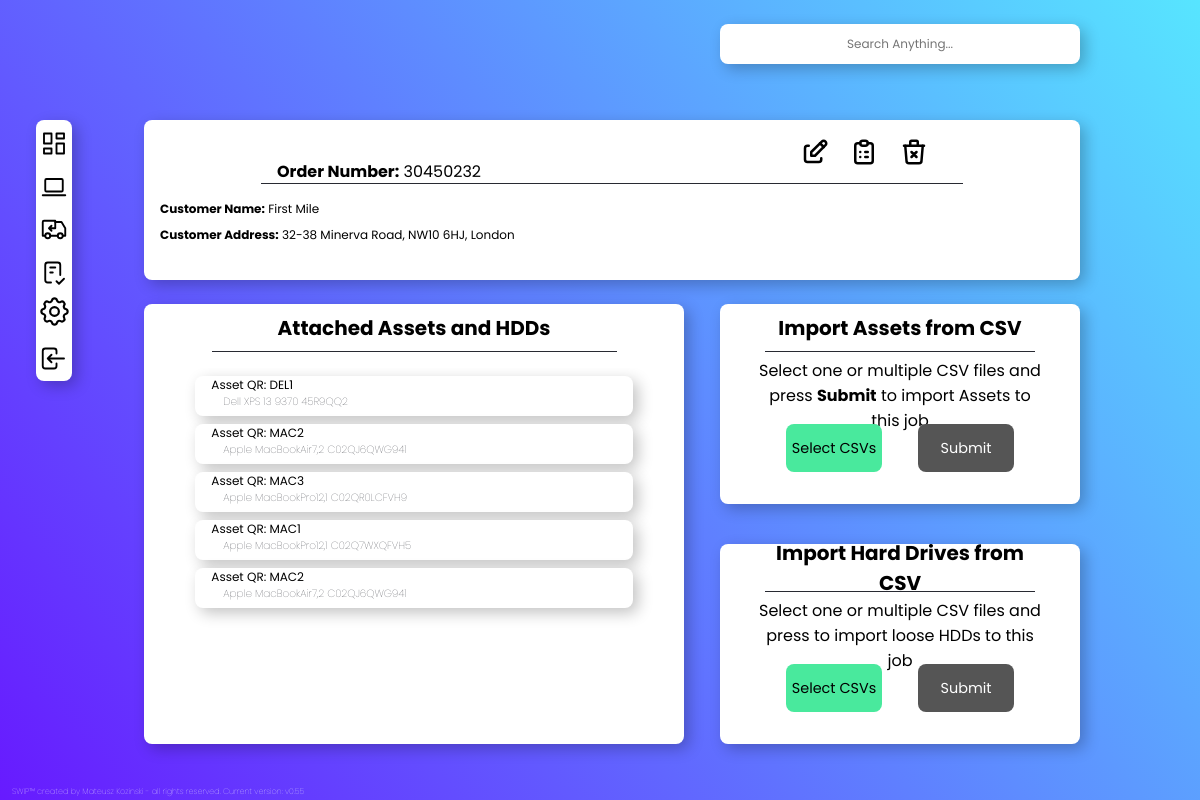
Screenshot of /order/1/ with the database file from the repository.
### SWIPapp/models.py (models this page shows, shortened)
class Order(models.Model):
    Order_Number = models.CharField(max_length=100)
    Customer = models.CharField(max_length=100, default='')
    Customer_Address = models.TextField(max_length=300, default='')
    Created = models.DateTimeField(auto_now_add=True) #this is currently broken - works on import but updating returns error if null=False for some reason
    Updated = models.DateTimeField(auto_now_add=True) #this is currently broken - works on import but updating returns error if null=False for some reason
    class Meta:
        ordering =['-Updated', '-Created']

class Asset(models.Model):
    Order_Number = models.ForeignKey(Order, on_delete=models.CASCADE, null=True, blank=True)
    Asset_QR = models.CharField(max_length=100, default='')
    Asset_QR_Img = models.ImageField (upload_to='SWIPapp\static\SWIPapp\images\qr_codes', blank=True, null=True)
    Type = models.CharField(max_length=100, default='', null=True, blank=True)
    Make = models.CharField(max_length=100, default='',null=True, blank=True)
    Model = models.CharField(max_length=100, default='',null=True, blank=True)
    Serial_Number = models.CharField(max_length=100, default='',null=True, blank=True)
    CPU = models.CharField(max_length=100, default='',null=True, blank=True)
    RAM = models.FloatField(null=True, blank=True)
    Storage = models.CharField(max_length=100, default='',null=True, blank=True)
    Storage_Serial_Number = models.CharField(max_length=100, default='',null=True, blank=True)
    Storage_Capacity = models.FloatField(null=True, blank=True)
    Storage_Type = models.CharField(max_length=100, default='',null=True, blank=True)
    GPU = models.CharField(max_length=100, default='',null=True, blank=True)
    Motherboard_Test = models.CharField(max_length=100, default='',null=True, blank=True)
    CPU_Test = models.CharField(max_length=100, default='',null=True, blank=True)
    RAM_Test = models.CharField(max_length=100, default='',null=True, blank=True)
    Wipe_Method = models.CharField(max_length=100, default='',null=True, blank=True)
    Wipe_Start_Time = models.CharField(max_length=100, default='',null=True, blank=True)
    Wipe_End_Time = models.CharField(max_length=100, default='',null=True, blank=True)
    Wipe_Result = models.CharField(max_length=100, default='',null=True, blank=True)
    Weight = models.FloatField(null=True, blank=True, default='0')
    Operating_System = models.CharField(max_length=100, default='Not Installed',null=True, blank=True)
    Screen_Size = models.CharField(max_length=10, default='N/A',null=True, blank=True)
    Screen_Resolution = models.CharField(max_length=10, default='N/A',null=True, blank=True)
    Ecommerce_Title = models.CharField(max_length=80, default='', null=True, blank=True)
    Ecommerce_Category = models.CharField(max_length=35, default='', null=True, blank=True)
    Ecommerce_Condition = models.CharField(max_length=20, default='', null=True, blank=True)
    Ecommerce_Condition_Description = models.CharField(max_length=1000, default='', null=True, blank=True)
    Ecommerce_Item_Description = models.CharField(max_length=1000, default='', null=True, blank=True)
    Ecommerce_Price = models.FloatField(null=True, blank=True, default='0')
    Ecommerce_SuitableFor = models.CharField(max_length=200, default='', null=True, blank=True)
    Ecommerce_FormFactor = models.CharField(max_length=35, default='', null=True, blank=True)
    Ecommerce_Features = models.CharField(max_length=200, default='', null=True, blank=True)
    Ecommerce_Connectivity = models.CharField(max_length=200, default='', null=True, blank=True)
    Created = models.DateTimeField(auto_now_add=True, null=True) #this is currently broken - works on import but updating returns error if null=False for some reason
    Updated = models.DateTimeField(auto_now_add=True, null= True) #this is currently broken - works on import but updating returns error if null=False for some reason

### SWIPapp/views.py (the view)
# urls.py: path('order/<int:id>/', views.orderindex, name='orderindex'),
def orderindex(request, id):
    order = Order.objects.get(id=id)
    asset = Asset.objects.filter(Order_Number_id=order)
    hdd = HDD.objects.filter(Order_Number_id=order)
    assetcount = Asset.objects.filter(Order_Number_id=order).count
    hddcount = HDD.objects.filter(Order_Number_id=order).count
    context = {'order':order,
                'asset':asset,
                'hdd':hdd,
                'assetcount':assetcount,
                'hddcount':hddcount,
                }
    return render(request, 'SWIPapp/orderindex.html', context)

### SWIPapp/templates/SWIPapp/orderindex.html (shortened to what this page needs)
{% extends "SWIPapp/navbar.html" %}
{% load static %}
{%block content%}
<div class="orderinfo">
    <div class='listtitle2'>
        <p class="topinfo"><b>Order Number:</b> {{order.Order_Number}}</p>
      <div class="buttonlabels3">
        <div class="assetbutton" id='delicon'>  <a class="assset-link" href='/deleteorder/{{order.id}}'></a></div>
         <div class="assetbutton" id='editicon'>  <a class="assset-link" href='/updateorder/{{order.id}}'></a></div>
        <div class="assetbutton" id='repicon'>  <a class="assset-link" href='/orderreport/{{order.id}}'></a></div>
      </div>
    </div>
<div class='orderdetails'>
<p class="maininfo"> <b>Customer Name:</b> {{order.Customer}} </p>
<p class="maininfo"> <b>Customer Address:</b> {{order.Customer_Address}} </p>
</div>
<div class="attachedassets">
    <div class='listtitle'>
        <h4> Attached Assets and HDDs </h4>
    </div>
    <div class='listcontainer'>
        {%for i in asset %}
        <a href='/asset/{{i.id}}'>
            <div class="listitem">
                <p class="maininfo"> Asset QR: {{i.Asset_QR}}</p>
                <p class="moreinfo">{{i.Make}} {{i.Model}} {{i.Serial_Number}} </p>
            </div>
        </a>
        {% endfor %}
</div>
<div class="attachtoorder">
    <div class='listtitle'>
        <h4> Import Assets from CSV</h4>
    </div>
    <p class="explanation"> Select one or multiple CSV files and press <b>Submit</b> to import Assets to this job </p>
    <div class='importasset2'>
        <form method="POST" action-"/" enctype="multipart/form-data">
            <div class="buttons">
            <label class="uploadlabel" for="files">Select CSVs</label>
            <button type="submit" class = "submitbtn2", name="save">Submit</button>
            </div>
        </form>
    </div>
</div>
<div class="attachhddtoorder">
    <div class='listtitle'>
        <h4> Import Hard Drives from CSV</h4>
    </div>
    <p class="explanation"> Select one or multiple CSV files and press to import loose HDDs to this job </p>
    <label class="uploadlabel" for="files">Select CSVs</label>
    <button type="submit" class = "submitbtn2", name="save">Submit</button>
</div>
{% endblock %}

### SWIPapp/static/main3.css (style rules this page uses)
* { padding:0; margin:0; font-family: "Poppins", sans-serif; box-sizing: border-box; }
body { background: rgb(103,26,255); background: linear-gradient(52deg, rgba(103,26,255,1) 0%, rgba(87,229,255,1) 100%); display: grid; place-content:center; min-height:100vh; min-width: 100vh; }
.listtitle { display: flex; justify-content: center; align-items: center; margin-left: auto; margin-right: auto; height: 6vh; width: 75%; border-bottom:#282A32 solid 0.05vh; }
.listtitle2 { display: flex; justify-content: left; margin-left: 1vw; margin-left: auto; margin-right: auto; align-items: center; height: 8vh; width: 75%; border-bottom:#282A32 solid 0.05vh; z-index: 1000; }
.buttonlabels3 { position:absolute; right:12vw; width:12vw; height: 13vh; }
#delicon { position: absolute; right: 0.5vw; top: 4.5vh; transition: 0.4s; padding: 0.25vw; display: flex; justify-content: center; align-items: center; stroke: #282A32; background: white; width: 2.75vw; height: 5vh; border-radius: 1vh; }
#editicon { position: absolute; left: 0.5vw; right: 0.5vw; top: 4.5vh; transition: 0.4s; padding: 0.25vw; display: flex; justify-content: center; align-items: center; stroke: #282A32; background: white; width: 2.75vw; height: 5vh; border-radius: 1vh; }
#repicon { position: absolute; left: 0; right: 0; margin-left: auto; margin-right: auto; top: 4.5vh; transition: 0.4s; padding: 0.25vw; display: flex; justify-content: center; align-items: center; stroke: #282A32; background: white; width: 2.75vw; height: 5vh; border-radius: 1vh; }
.assetbutton { display: flex; justify-content: center; align-items: center; float: left; padding: 0.35vw; }
h4 { font-size: 2.5vh; color: black; }
.listcontainer { display: block; margin-left: auto; margin-right: auto; width: 90%; min-height: 70%; max-height: 80%; margin-top: 2vh; margin-bottom: 2vh; overflow-y:scroll; }
.listcontainer a { text-decoration: none; }
.listitem { background-color: white; border-radius: 1vh; box-shadow: 5px 5px 15px 0px rgba(0,0,0,0.24); display: block; margin-left: auto; margin-right: auto; margin-top: 1vh; width: 90%; text-align: center; height: 5vh; transition: 0.4s; }
p.maininfo { font-size: 1.5vh; color:black; text-align: left; margin-left: 2vh; margin-top: 1vh; }
p.moreinfo { font-size:1.3vh; font-weight: lighter; color: #282A32; text-align: left; margin-left: 3.5vh; }
p.explanation { position:absolute; margin-left: auto; margin-right: auto; text-align: center; left:0; right:0; width: 80%; margin-top: 0.75vh; }
.orderinfo { position: fixed; left:12vw; top:15vh; height: 20vh; width:78vw; background-color: white; border-radius: 1vh; box-shadow: 5px 5px 15px 0px rgba(0,0,0,0.24); }
.orderdetails { position: absolute; top: 9vh; }
.attachtoorder { position:fixed; top:38vh; right:10vw; height: 25vh; width:30vw; background-color: white; border-radius: 1vh; box-shadow: 5px 5px 15px 0px rgba(0,0,0,0.24); }
.attachhddtoorder { position:fixed; top:68vh; right:10vw; height: 25vh; width:30vw; background-color: white; border-radius: 1vh; box-shadow: 5px 5px 15px 0px rgba(0,0,0,0.24); }
.submitbtn2 { position: absolute; bottom:4vh; right:5.5vw; height: 6vh; width: 8vw; background: #555; text-decoration: none; font-size: 1.8vh; color: white; border-radius: 1vh; border: none; transition: 0.4s; }
.attachedassets { position:fixed; top:38vh; left:12vw; height: 55vh; width:45vw; background-color: white; border-radius: 1vh; box-shadow: 5px 5px 15px 0px rgba(0,0,0,0.24); overflow: hidden; }
.importasset2 { width: 80%; height:75%; }
.uploadlabel { position:absolute; bottom:4vh; left:5.5vw; height: 6vh; width: 8vw; background-color: #49E99D; text-decoration: none; font-size: 1.8vh; color: black; border-radius: 1vh; border-style: none; transition: 0.4s; display: flex; justify-content: center; align-items: center; }
p.topinfo { font-size: 2vh; color:black; text-align: left; margin-left: 2vh; margin-top: 5vh; }

### rows the page displays
Order: Order_Number "30450232", Customer "First Mile", Customer_Address "32-38 Minerva Road, NW10 6HJ, London"
Asset: Asset_QR "DEL1", Make "Dell", Model "XPS 13 9370", Serial_Number "45R9QQ2"
Asset: Asset_QR "MAC2", Make "Apple", Model "MacBookAir7,2", Serial_Number "C02QJ6QWG941"
Asset: Asset_QR "MAC3", Make "Apple", Model "MacBookPro12,1", Serial_Number "C02QR0LCFVH9"
Asset: Asset_QR "MAC1", Make "Apple", Model "MacBookPro12,1", Serial_Number "C02Q7WXQFVH5"
Asset: Asset_QR "MAC2", Make "Apple", Model "MacBookAir7,2", Serial_Number "C02QJ6QWG941"
